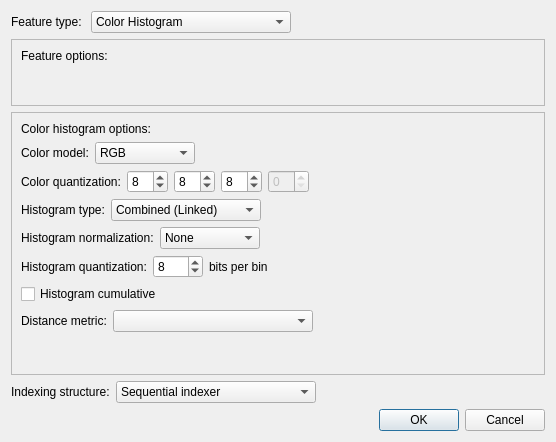
<?xml version="1.0" encoding="UTF-8"?>
<ui version="4.0">
 <class>NewIndexDialog</class>
 <widget class="QDialog" name="NewIndexDialog">
  <property name="geometry">
   <rect>
    <x>0</x>
    <y>0</y>
    <width>556</width>
    <height>442</height>
   </rect>
  </property>
  <property name="windowTitle">
   <string>Create a New Image Index</string>
  </property>
  <layout class="QVBoxLayout" name="verticalLayout">
   <item>
    <layout class="QVBoxLayout" name="verticalLayout_2">
     <item>
      <layout class="QHBoxLayout" name="horizontalLayout">
       <item>
        <widget class="QLabel" name="label">
         <property name="text">
          <string>Feature type: </string>
         </property>
        </widget>
       </item>
       <item>
        <widget class="QComboBox" name="featureTypeCombo">
         <property name="minimumSize">
          <size>
           <width>200</width>
           <height>0</height>
          </size>
         </property>
         <item>
          <property name="text">
           <string>Color Histogram</string>
          </property>
         </item>
         <item>
          <property name="text">
           <string>Color Moments</string>
          </property>
         </item>
         <item>
          <property name="text">
           <string>Fuzzy Histogram</string>
          </property>
         </item>
         <item>
          <property name="text">
           <string>Fuzzy Spatial Histogram</string>
          </property>
         </item>
         <item>
          <property name="text">
           <string>Lu et al. v2</string>
          </property>
         </item>
         <item>
          <property name="text">
           <string>CEDD</string>
          </property>
         </item>
         <item>
          <property name="text">
           <string>Zhang et al.</string>
          </property>
         </item>
         <item>
          <property name="text">
           <string>HMMD quantization from CSD</string>
          </property>
         </item>
        </widget>
       </item>
       <item>
        <spacer name="horizontalSpacer">
         <property name="orientation">
          <enum>Qt::Horizontal</enum>
         </property>
         <property name="sizeHint" stdset="0">
          <size>
           <width>40</width>
           <height>20</height>
          </size>
         </property>
        </spacer>
       </item>
      </layout>
     </item>
     <item>
      <widget class="QFrame" name="blankFeatureOptions">
       <property name="enabled">
        <bool>true</bool>
       </property>
       <property name="frameShape">
        <enum>QFrame::StyledPanel</enum>
       </property>
       <property name="frameShadow">
        <enum>QFrame::Raised</enum>
       </property>
       <layout class="QVBoxLayout" name="verticalLayout_3">
        <item>
         <widget class="QLabel" name="label_3">
          <property name="text">
           <string>Feature options: </string>
          </property>
         </widget>
        </item>
        <item>
         <spacer name="verticalSpacer">
          <property name="orientation">
           <enum>Qt::Vertical</enum>
          </property>
          <property name="sizeHint" stdset="0">
           <size>
            <width>20</width>
            <height>40</height>
           </size>
          </property>
         </spacer>
        </item>
       </layout>
      </widget>
     </item>
     <item>
      <widget class="QFrame" name="colorHistogramOptions_2">
       <property name="frameShape">
        <enum>QFrame::StyledPanel</enum>
       </property>
       <property name="frameShadow">
        <enum>QFrame::Raised</enum>
       </property>
       <layout class="QVBoxLayout" name="colorHistogramOptions">
        <item>
         <widget class="QLabel" name="label_5">
          <property name="text">
           <string>Color histogram options:</string>
          </property>
         </widget>
        </item>
        <item>
         <layout class="QHBoxLayout" name="horizontalLayout_3">
          <item>
           <widget class="QLabel" name="label_4">
            <property name="text">
             <string>Color model:</string>
            </property>
           </widget>
          </item>
          <item>
           <widget class="QComboBox" name="colorModelCombo">
            <property name="minimumSize">
             <size>
              <width>100</width>
              <height>0</height>
             </size>
            </property>
            <item>
             <property name="text">
              <string>RGB</string>
             </property>
            </item>
            <item>
             <property name="text">
              <string>YUV</string>
             </property>
            </item>
            <item>
             <property name="text">
              <string>HSV</string>
             </property>
            </item>
            <item>
             <property name="text">
              <string>HSL</string>
             </property>
            </item>
            <item>
             <property name="text">
              <string>YIQ</string>
             </property>
            </item>
            <item>
             <property name="text">
              <string>XYZ</string>
             </property>
            </item>
            <item>
             <property name="text">
              <string>LAB</string>
             </property>
            </item>
            <item>
             <property name="text">
              <string>LUV</string>
             </property>
            </item>
            <item>
             <property name="text">
              <string>HY</string>
             </property>
            </item>
            <item>
             <property name="text">
              <string>IHLS</string>
             </property>
            </item>
            <item>
             <property name="text">
              <string>HMMD</string>
             </property>
            </item>
           </widget>
          </item>
          <item>
           <spacer name="horizontalSpacer_3">
            <property name="orientation">
             <enum>Qt::Horizontal</enum>
            </property>
            <property name="sizeHint" stdset="0">
             <size>
              <width>40</width>
              <height>20</height>
             </size>
            </property>
           </spacer>
          </item>
         </layout>
        </item>
        <item>
         <layout class="QHBoxLayout" name="horizontalLayout_4">
          <item>
           <widget class="QLabel" name="label_6">
            <property name="text">
             <string>Color quantization:</string>
            </property>
           </widget>
          </item>
          <item>
           <widget class="QSpinBox" name="cq1spin">
            <property name="value">
             <number>8</number>
            </property>
           </widget>
          </item>
          <item>
           <widget class="QSpinBox" name="cq2spin">
            <property name="value">
             <number>8</number>
            </property>
           </widget>
          </item>
          <item>
           <widget class="QSpinBox" name="cq3spin">
            <property name="value">
             <number>8</number>
            </property>
           </widget>
          </item>
          <item>
           <widget class="QSpinBox" name="cq4spin">
            <property name="enabled">
             <bool>false</bool>
            </property>
           </widget>
          </item>
          <item>
           <spacer name="horizontalSpacer_4">
            <property name="orientation">
             <enum>Qt::Horizontal</enum>
            </property>
            <property name="sizeHint" stdset="0">
             <size>
              <width>40</width>
              <height>20</height>
             </size>
            </property>
           </spacer>
          </item>
         </layout>
        </item>
        <item>
         <layout class="QHBoxLayout" name="horizontalLayout_5">
          <item>
           <widget class="QLabel" name="label_7">
            <property name="text">
             <string>Histogram type:</string>
            </property>
           </widget>
          </item>
          <item>
           <widget class="QComboBox" name="histogramTypeCombo">
            <property name="minimumSize">
             <size>
              <width>150</width>
              <height>0</height>
             </size>
            </property>
            <item>
             <property name="text">
              <string>Combined (Linked)</string>
             </property>
            </item>
            <item>
             <property name="text">
              <string>Split</string>
             </property>
            </item>
           </widget>
          </item>
          <item>
           <spacer name="horizontalSpacer_5">
            <property name="orientation">
             <enum>Qt::Horizontal</enum>
            </property>
            <property name="sizeHint" stdset="0">
             <size>
              <width>40</width>
              <height>20</height>
             </size>
            </property>
           </spacer>
          </item>
         </layout>
        </item>
        <item>
         <layout class="QHBoxLayout" name="horizontalLayout_6">
          <item>
           <widget class="QLabel" name="label_8">
            <property name="text">
             <string>Histogram normalization:</string>
            </property>
           </widget>
          </item>
          <item>
           <widget class="QComboBox" name="normalizationCombo">
            <property name="minimumSize">
             <size>
              <width>100</width>
              <height>0</height>
             </size>
            </property>
            <item>
             <property name="text">
              <string>None</string>
             </property>
            </item>
            <item>
             <property name="text">
              <string>Max</string>
             </property>
            </item>
            <item>
             <property name="text">
              <string>Both</string>
             </property>
            </item>
           </widget>
          </item>
          <item>
           <spacer name="horizontalSpacer_6">
            <property name="orientation">
             <enum>Qt::Horizontal</enum>
            </property>
            <property name="sizeHint" stdset="0">
             <size>
              <width>40</width>
              <height>20</height>
             </size>
            </property>
           </spacer>
          </item>
         </layout>
        </item>
        <item>
         <layout class="QHBoxLayout" name="horizontalLayout_7">
          <item>
           <widget class="QLabel" name="label_9">
            <property name="text">
             <string>Histogram quantization:</string>
            </property>
           </widget>
          </item>
          <item>
           <widget class="QSpinBox" name="histogramQuantizationSpin">
            <property name="minimumSize">
             <size>
              <width>50</width>
              <height>0</height>
             </size>
            </property>
            <property name="minimum">
             <number>1</number>
            </property>
            <property name="maximum">
             <number>64</number>
            </property>
            <property name="value">
             <number>8</number>
            </property>
           </widget>
          </item>
          <item>
           <widget class="QLabel" name="label_10">
            <property name="text">
             <string>bits per bin</string>
            </property>
           </widget>
          </item>
          <item>
           <spacer name="horizontalSpacer_7">
            <property name="orientation">
             <enum>Qt::Horizontal</enum>
            </property>
            <property name="sizeHint" stdset="0">
             <size>
              <width>40</width>
              <height>20</height>
             </size>
            </property>
           </spacer>
          </item>
         </layout>
        </item>
        <item>
         <widget class="QCheckBox" name="cumulativeCheck">
          <property name="text">
           <string>Histogram cumulative</string>
          </property>
         </widget>
        </item>
        <item>
         <layout class="QHBoxLayout" name="horizontalLayout_8">
          <item>
           <widget class="QLabel" name="label_11">
            <property name="text">
             <string>Distance metric:</string>
            </property>
           </widget>
          </item>
          <item>
           <widget class="QComboBox" name="distanceMetricCombo">
            <property name="minimumSize">
             <size>
              <width>200</width>
              <height>0</height>
             </size>
            </property>
           </widget>
          </item>
          <item>
           <spacer name="horizontalSpacer_8">
            <property name="orientation">
             <enum>Qt::Horizontal</enum>
            </property>
            <property name="sizeHint" stdset="0">
             <size>
              <width>40</width>
              <height>20</height>
             </size>
            </property>
           </spacer>
          </item>
         </layout>
        </item>
        <item>
         <spacer name="verticalSpacer_2">
          <property name="orientation">
           <enum>Qt::Vertical</enum>
          </property>
          <property name="sizeHint" stdset="0">
           <size>
            <width>20</width>
            <height>40</height>
           </size>
          </property>
         </spacer>
        </item>
       </layout>
      </widget>
     </item>
     <item>
      <layout class="QHBoxLayout" name="horizontalLayout_2">
       <item>
        <widget class="QLabel" name="label_2">
         <property name="text">
          <string>Indexing structure:</string>
         </property>
        </widget>
       </item>
       <item>
        <widget class="QComboBox" name="indexerCombo">
         <property name="minimumSize">
          <size>
           <width>200</width>
           <height>0</height>
          </size>
         </property>
         <item>
          <property name="text">
           <string>Sequential indexer</string>
          </property>
         </item>
         <item>
          <property name="text">
           <string>ANN indexer</string>
          </property>
         </item>
         <item>
          <property name="text">
           <string>LSH indexer</string>
          </property>
         </item>
         <item>
          <property name="text">
           <string>Tree indexer</string>
          </property>
         </item>
        </widget>
       </item>
       <item>
        <spacer name="horizontalSpacer_2">
         <property name="orientation">
          <enum>Qt::Horizontal</enum>
         </property>
         <property name="sizeHint" stdset="0">
          <size>
           <width>40</width>
           <height>20</height>
          </size>
         </property>
        </spacer>
       </item>
      </layout>
     </item>
    </layout>
   </item>
   <item>
    <widget class="QDialogButtonBox" name="buttonBox">
     <property name="orientation">
      <enum>Qt::Horizontal</enum>
     </property>
     <property name="standardButtons">
      <set>QDialogButtonBox::Cancel|QDialogButtonBox::Ok</set>
     </property>
    </widget>
   </item>
  </layout>
 </widget>
 <resources/>
 <connections>
  <connection>
   <sender>buttonBox</sender>
   <signal>accepted()</signal>
   <receiver>NewIndexDialog</receiver>
   <slot>accept()</slot>
   <hints>
    <hint type="sourcelabel">
     <x>248</x>
     <y>254</y>
    </hint>
    <hint type="destinationlabel">
     <x>157</x>
     <y>274</y>
    </hint>
   </hints>
  </connection>
  <connection>
   <sender>buttonBox</sender>
   <signal>rejected()</signal>
   <receiver>NewIndexDialog</receiver>
   <slot>reject()</slot>
   <hints>
    <hint type="sourcelabel">
     <x>316</x>
     <y>260</y>
    </hint>
    <hint type="destinationlabel">
     <x>286</x>
     <y>274</y>
    </hint>
   </hints>
  </connection>
 </connections>
</ui>
